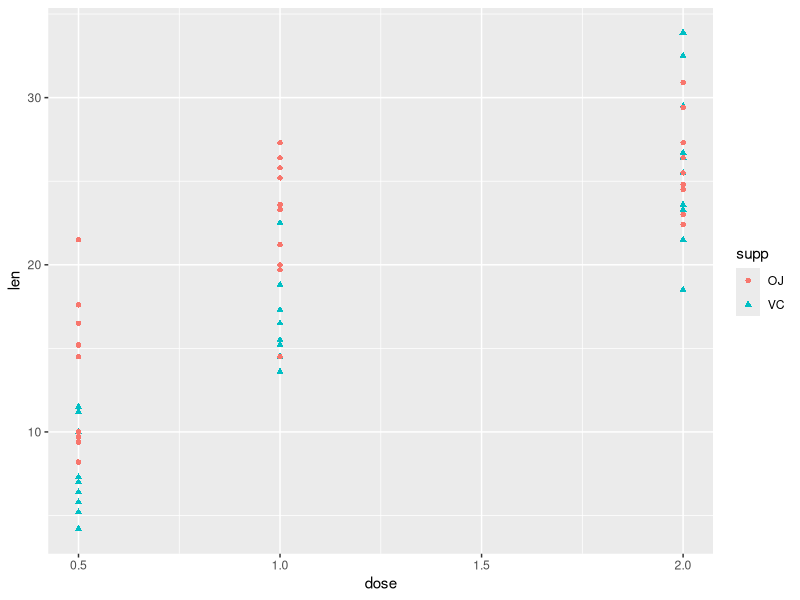

Write the R code that produced this figure. (Note: this script raises an error after producing the figure.)
## ---- chunk 1
library(ggplot2)
g <- ggplot(ToothGrowth, aes(x = dose, y = len, colour = supp, shape = supp))
g <- g + geom_point()
g
## ---- chunk 2
g <- ggplot(ToothGrowth, aes(x = len, colour = supp, fill=supp))
g <- g + geom_histogram()
g <- g + geom_vline(xintercept = mean(len))
g <- g + facet_grid(dose ~ supp)
g
